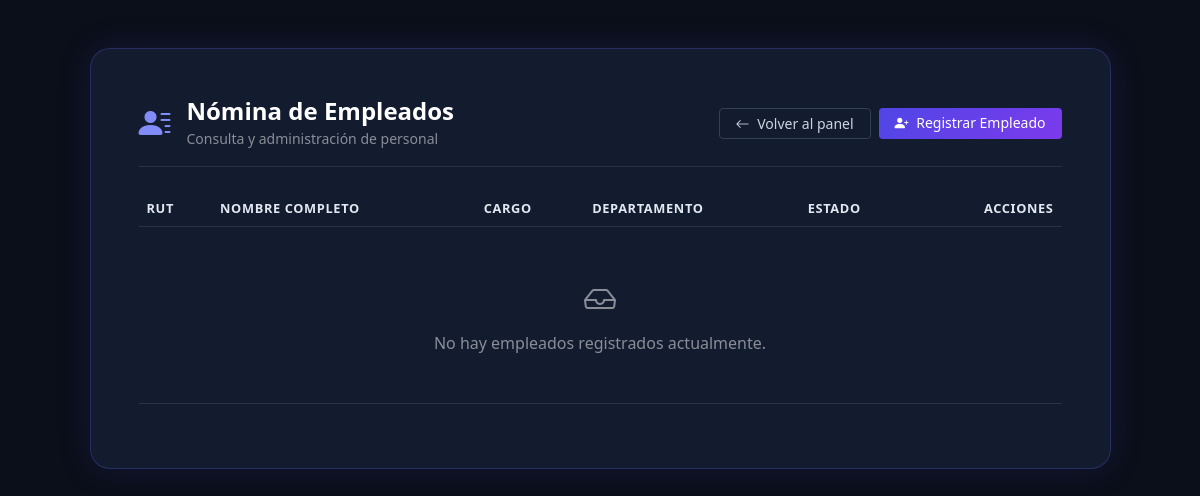
Before: /personal/empleados/ (signed in) with the older database file.
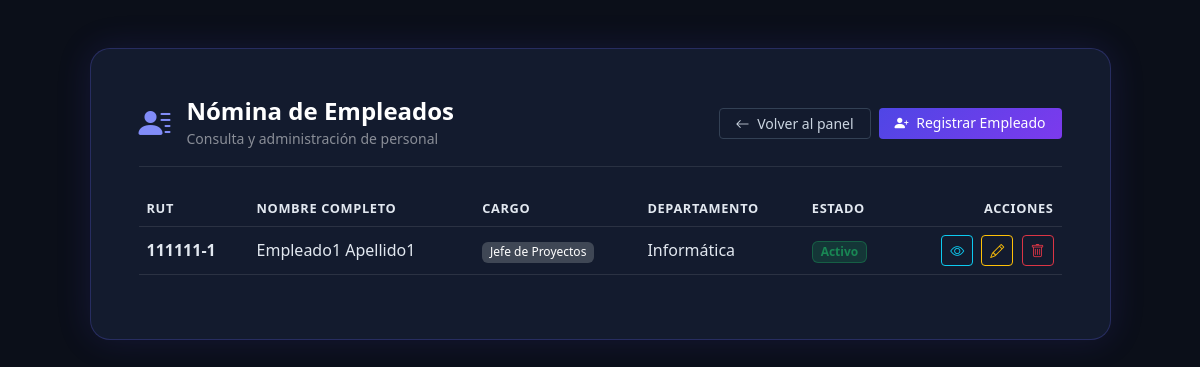
After: the same page with the newer database file.
### personal/models.py (models this page shows, shortened)
class Empleado(models.Model):
    ESTADO_CHOICES = [
        ('Activo', 'Activo'),
        ('Inactivo', 'Inactivo'),
    ]
    rut = models.CharField(max_length=12, unique=True)
    nombre = models.CharField(max_length=100)
    apellido = models.CharField(max_length=100)
    email = models.EmailField()
    telefono = models.CharField(max_length=20)
    fecha_ingreso = models.DateField()
    cargo = models.ForeignKey(Cargo, on_delete=models.PROTECT)
    departamento = models.ForeignKey(Departamento, on_delete=models.PROTECT)
    estado = models.CharField(max_length=10, choices=ESTADO_CHOICES, default='Activo')

class Cargo(models.Model):
    nombre = models.CharField(max_length=100)
    descripcion = models.TextField(blank=True, null=True)

class Departamento(models.Model):
    nombre = models.CharField(max_length=100)
    descripcion = models.TextField(blank=True, null=True)

### personal/views.py (the view)
# urls.py: path('empleados/', views.lista_empleados, name='lista_empleados'),
@login_required
@admin_required
def lista_empleados(request):
    empleados = Empleado.objects.all()
    return render(request, 'personal/lista_empleados.html', {'empleados': empleados})

### personal/views.py (called while the page is built)
def admin_required(view_func):
    @wraps(view_func)
    def _wrapped_view(request, *args, **kwargs):
        if not (request.user.is_staff or request.user.is_superuser):
            messages.error(request, "Acceso denegado: No tienes permisos de administrador para ingresar a esta área.")
            return redirect('bienvenida')  # Redirige a la página de bienvenida
        return view_func(request, *args, **kwargs)
    return _wrapped_view

### personal/templates/personal/lista_empleados.html (shortened to what this page needs)
<!DOCTYPE html>
<html lang="es">
<head>
    <link href="https://cdn.jsdelivr.net/npm/bootstrap@5.3.3/dist/css/bootstrap.min.css" rel="stylesheet">
    <link rel="stylesheet" href="https://cdn.jsdelivr.net/npm/bootstrap-icons@1.11.3/font/bootstrap-icons.min.css">
</head>
<body class="py-5">
    <div class="container">
        <div class="row justify-content-center">
            <div class="col-lg-11">
                <div class="glow-card p-4 p-md-5">
                    <div class="d-flex flex-wrap align-items-center justify-content-between gap-3 mb-4 pb-3 border-bottom border-secondary border-opacity-25">
                        <div class="d-flex align-items-center gap-3">
                            <div class="fs-2 text-indigo" style="color: #818cf8;"><i class="bi bi-person-lines-fill"></i></div>
                            <div>
                                <h1 class="h4 mb-0 fw-bold text-white">Nómina de Empleados</h1>
                                <small class="text-white-50">Consulta y administración de personal</small>
                            </div>
                        </div>
                        <div class="d-flex gap-2">
                            <a href="{% url 'index_personal' %}" class="btn btn-glow-outline btn-sm px-3">
                                <i class="bi bi-arrow-left me-1"></i> Volver al panel
                            </a>
                            <a href="{% url 'crear_empleado' %}" class="btn btn-glow-primary btn-sm px-3">
                                <i class="bi bi-person-plus-fill me-1"></i> Registrar Empleado
                            </a>
                        </div>
                    </div>
                    <div class="table-responsive">
                        <table class="table table-dark-custom align-middle">
                            <thead>
                                <tr class="text-uppercase" style="color: #818cf8; font-size: 0.8rem; letter-spacing: 0.05em;">
                                    <th>RUT</th>
                                    <th>Nombre Completo</th>
                                    <th>Cargo</th>
                                    <th>Departamento</th>
                                    <th>Estado</th>
                                    <th class="text-end">Acciones</th>
                                </tr>
                            </thead>
                            <tbody>
                                {% for empleado in empleados %}
                                    <tr>
                                        <td class="fw-bold">{{ empleado.rut }}</td>
                                        <td>{{ empleado.nombre }} {{ empleado.apellido }}</td>
                                        <td><span class="badge bg-secondary bg-opacity-50 fw-normal">{{ empleado.cargo.nombre }}</span></td>
                                        <td>{{ empleado.departamento.nombre }}</td>
                                        <td>
                                            {% if empleado.estado == 'Activo' %}
                                                <span class="badge bg-success bg-opacity-25 text-success border border-success border-opacity-50">Activo</span>
                                            {% else %}
                                                <span class="badge bg-danger bg-opacity-25 text-danger border border-danger border-opacity-50">Inactivo</span>
                                            {% endif %}
                                        </td>
                                        <td class="text-end">
                                            <a href="{% url 'detalle_empleado' empleado.pk %}" class="btn btn-sm btn-outline-info me-1" title="Ver Detalle">
                                                <i class="bi bi-eye"></i>
                                            </a>
                                            <a href="{% url 'editar_empleado' empleado.pk %}" class="btn btn-sm btn-outline-warning me-1" title="Editar">
                                                <i class="bi bi-pencil"></i>
                                            </a>
                                            <a href="{% url 'eliminar_empleado' empleado.pk %}" class="btn btn-sm btn-outline-danger" title="Eliminar">
                                                <i class="bi bi-trash"></i>
                                            </a>
                                        </td>
                                    </tr>
                                {% empty %}
                                    <tr>
                                        <td colspan="6" class="text-center py-5 text-white-50">
                                            <i class="bi bi-inbox fs-2 d-block mb-2"></i>
                                            No hay empleados registrados actualmente.
                                        </td>
                                    </tr>
                                {% endfor %}
                            </tbody>
                        </table>
                    </div>
                </div>
            </div>
        </div>
    </div>
</body>
</html>

### personal/templates/personal/lista_empleados.html (style rules this page uses)
body { background: #0b0f19; color: #e2e8f0; font-family: 'Segoe UI', system-ui, sans-serif; min-height: 100vh; }
.glow-card { background: #131b2e; border: 1px solid rgba(99, 102, 241, 0.25); border-radius: 20px; box-shadow: 0 0 35px rgba(79, 70, 229, 0.15); }
.table-dark-custom { --bs-table-bg: transparent; --bs-table-color: #e2e8f0; border-color: rgba(255, 255, 255, 0.1); }
.btn-glow-primary { background: linear-gradient(135deg, #4f46e5, #7c3aed); color: white; border: none; font-weight: 500; }
.btn-glow-outline { background: transparent; color: #cbd5e1; border: 1px solid #334155; }

Changed rows visible on the page:
added Empleado: rut "111111-1", nombre "Empleado1", apellido "Apellido1", cargo.nombre "Jefe de Proyectos", departamento.nombre "Informática", estado "Activo"
Other visible differences:
text no longer shown: "No hay empleados registrados actualmente."
